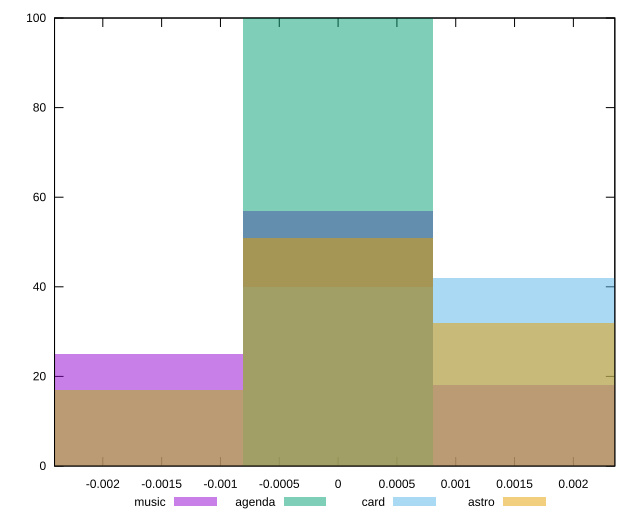

This figure's gnuplot source:
reset

$music <<EOF
0.001610186339725168 18
0 57
-0.001610186339725168 25
EOF

$agenda <<EOF
0 100
EOF

$card <<EOF
0.001610186339725168 42
0 40
-0.001610186339725168 17
EOF

$astro <<EOF
-0.001610186339725168 17
0.001610186339725168 32
0 51
EOF

set key outside below
set boxwidth 0.001610186339725168
set xrange [-0.0024103861397446425:0.002352390034064556]
set yrange [0:100]
set trange [0:100]
set style fill transparent solid 0.5 noborder
set terminal svg size 640, 520 enhanced background rgb 'white'
set output "reports/report_00030_2021-02-24T20-42-31.540Z/meta/pScore-difference/comparison/histogram/all_raw.svg"

plot $music title "music" with boxes, \
     $agenda title "agenda" with boxes, \
     $card title "card" with boxes, \
     $astro title "astro" with boxes

reset
